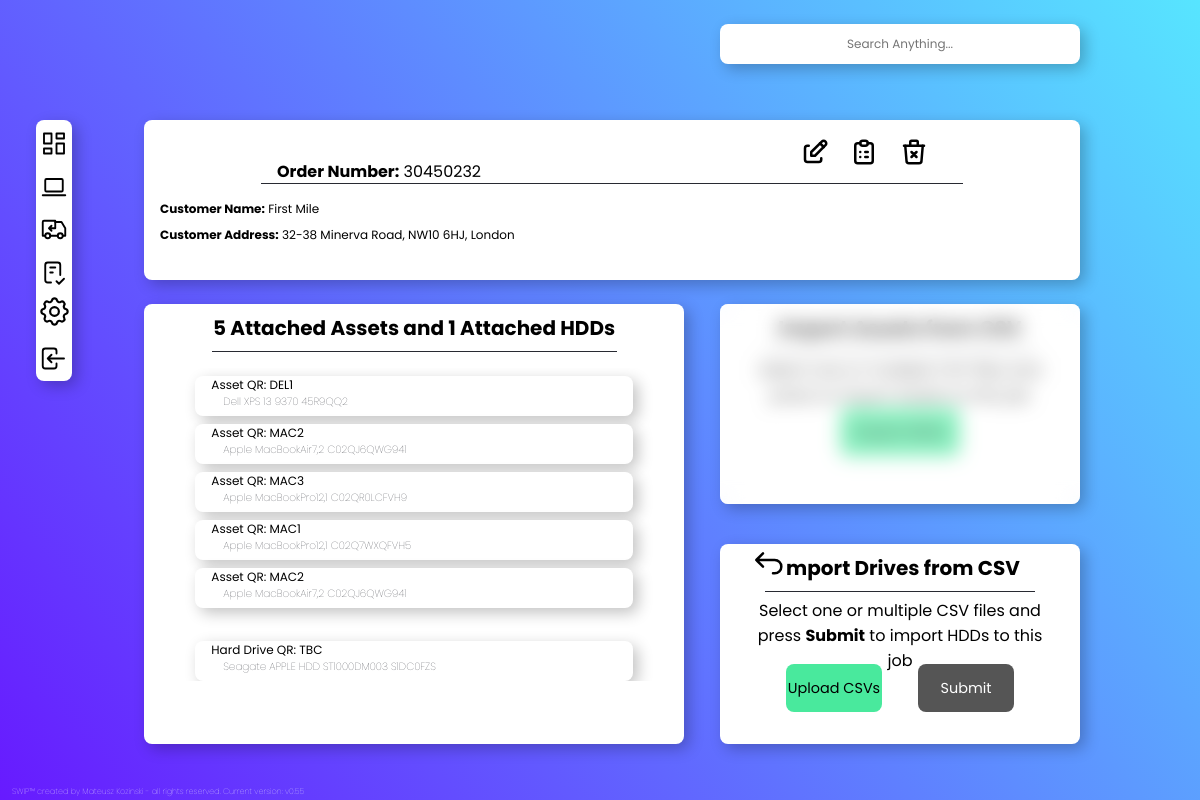
Screenshot of /importhddtoorder/1/ with the database file from the repository.
### SWIPapp/models.py (models this page shows, shortened)
class Order(models.Model):
    Order_Number = models.CharField(max_length=100)
    Customer = models.CharField(max_length=100, default='')
    Customer_Address = models.TextField(max_length=300, default='')
    Created = models.DateTimeField(auto_now_add=True) #this is currently broken - works on import but updating returns error if null=False for some reason
    Updated = models.DateTimeField(auto_now_add=True) #this is currently broken - works on import but updating returns error if null=False for some reason
    class Meta:
        ordering =['-Updated', '-Created']

class Asset(models.Model):
    Order_Number = models.ForeignKey(Order, on_delete=models.CASCADE, null=True, blank=True)
    Asset_QR = models.CharField(max_length=100, default='')
    Asset_QR_Img = models.ImageField (upload_to='SWIPapp\static\SWIPapp\images\qr_codes', blank=True, null=True)
    Type = models.CharField(max_length=100, default='', null=True, blank=True)
    Make = models.CharField(max_length=100, default='',null=True, blank=True)
    Model = models.CharField(max_length=100, default='',null=True, blank=True)
    Serial_Number = models.CharField(max_length=100, default='',null=True, blank=True)
    CPU = models.CharField(max_length=100, default='',null=True, blank=True)
    RAM = models.FloatField(null=True, blank=True)
    Storage = models.CharField(max_length=100, default='',null=True, blank=True)
    Storage_Serial_Number = models.CharField(max_length=100, default='',null=True, blank=True)
    Storage_Capacity = models.FloatField(null=True, blank=True)
    Storage_Type = models.CharField(max_length=100, default='',null=True, blank=True)
    GPU = models.CharField(max_length=100, default='',null=True, blank=True)
    Motherboard_Test = models.CharField(max_length=100, default='',null=True, blank=True)
    CPU_Test = models.CharField(max_length=100, default='',null=True, blank=True)
    RAM_Test = models.CharField(max_length=100, default='',null=True, blank=True)
    Wipe_Method = models.CharField(max_length=100, default='',null=True, blank=True)
    Wipe_Start_Time = models.CharField(max_length=100, default='',null=True, blank=True)
    Wipe_End_Time = models.CharField(max_length=100, default='',null=True, blank=True)
    Wipe_Result = models.CharField(max_length=100, default='',null=True, blank=True)
    Weight = models.FloatField(null=True, blank=True, default='0')
    Operating_System = models.CharField(max_length=100, default='Not Installed',null=True, blank=True)
    Screen_Size = models.CharField(max_length=10, default='N/A',null=True, blank=True)
    Screen_Resolution = models.CharField(max_length=10, default='N/A',null=True, blank=True)
    Ecommerce_Title = models.CharField(max_length=80, default='', null=True, blank=True)
    Ecommerce_Category = models.CharField(max_length=35, default='', null=True, blank=True)
    Ecommerce_Condition = models.CharField(max_length=20, default='', null=True, blank=True)
    Ecommerce_Condition_Description = models.CharField(max_length=1000, default='', null=True, blank=True)
    Ecommerce_Item_Description = models.CharField(max_length=1000, default='', null=True, blank=True)
    Ecommerce_Price = models.FloatField(null=True, blank=True, default='0')
    Ecommerce_SuitableFor = models.CharField(max_length=200, default='', null=True, blank=True)
    Ecommerce_FormFactor = models.CharField(max_length=35, default='', null=True, blank=True)
    Ecommerce_Features = models.CharField(max_length=200, default='', null=True, blank=True)
    Ecommerce_Connectivity = models.CharField(max_length=200, default='', null=True, blank=True)
    Created = models.DateTimeField(auto_now_add=True, null=True) #this is currently broken - works on import but updating returns error if null=False for some reason
    Updated = models.DateTimeField(auto_now_add=True, null= True) #this is currently broken - works on import but updating returns error if null=False for some reason

class HDD(models.Model):
    Order_Number = models.ForeignKey(Order, on_delete=models.CASCADE, null=True, blank=True)
    Asset_QR = models.CharField(max_length=100, default='')
    Asset_QR_Img = models.ImageField (upload_to='main\static\lessapp\images\qr_codes', blank=True, null=True)
    Storage = models.CharField(max_length=100, default='',null=True, blank=True)
    Storage_Serial_Number = models.CharField(max_length=100, default='',null=True, blank=True)
    Storage_Capacity = models.CharField(max_length=100, default='',null=True, blank=True)
    Wipe_Method = models.CharField(max_length=100, default='',null=True, blank=True)
    Wipe_Start_Time = models.CharField(max_length=100, default='',null=True, blank=True)
    Wipe_End_Time = models.CharField(max_length=100, default='',null=True, blank=True)
    Wipe_Result = models.CharField(max_length=100, default='',null=True, blank=True)
    Created = models.DateTimeField(auto_now_add=True, null=True) #this is currently broken - works on import but updating returns error if null=False for some reason
    Updated = models.DateTimeField(auto_now_add=True, null= True) #this is currently broken - works on import but updating returns error if null=False for some reason
    class Meta:
        ordering =['-Updated', '-Created']

### SWIPapp/views.py (the view, shortened to what this page needs)
# urls.py: path('importhddtoorder/<str:id>/', views.importhddtoorder, name='importhddtoorder'),
def importhddtoorder(request,id):
    order = Order.objects.get(id=id)
    asset = Asset.objects.filter(Order_Number_id=order)
    OrderID = Order.objects.filter(id=id).values('id')[0]['id']
    date = datetime.now()
    hdd = HDD.objects.filter(Order_Number_id=order)
    assetcount = Asset.objects.filter(Order_Number_id=order).count
    hddcount = HDD.objects.filter(Order_Number_id=order).count
    context = {'order':order,
                'asset':asset,
                'hdd':hdd,
                'assetcount':assetcount,
                'hddcount':hddcount,
                }
    return render(request, 'SWIPapp/importhddtoorder.html', context)

### SWIPapp/templates/SWIPapp/importhddtoorder.html (shortened to what this page needs)
{% extends "SWIPapp/navbar.html" %}
{% load static %}
{%block content%}
<div class="orderinfo">
    <div class='listtitle2'>
        <p class="topinfo"><b>Order Number:</b> {{order.Order_Number}}</p>
      <div class="buttonlabels3">
        <div class="assetbutton" id='delicon'>  <a class="assset-link" href='/deleteorder/{{order.id}}'></a></div>
         <div class="assetbutton" id='editicon'>  <a class="assset-link" href='/updateorder/{{order.id}}'></a></div>
        <div class="assetbutton" id='repicon'>  <a class="assset-link" href='/orderreport/{{order.id}}'></a></div>
      </div>
    </div>
<div class='orderdetails'>
<p class="maininfo"> <b>Customer Name:</b> {{order.Customer}} </p>
<p class="maininfo"> <b>Customer Address:</b> {{order.Customer_Address}} </p>
</div>
<div class="attachedassets">
    <div class='listtitle'>
        <h4> {{assetcount}} Attached Assets and {{hddcount}} Attached HDDs </h4>
    </div>
    <div class='listcontainer'>
        {%for i in asset %}
        <a href='/asset/{{i.id}}'>
            <div class="listitem shake">
                <p class="maininfo"> Asset QR: {{i.Asset_QR}}</p>
                <p class="moreinfo">{{i.Make}} {{i.Model}} {{i.Serial_Number}} </p>
            </div>
        </a>
        {% endfor %}
        <br>
        {%for j in hdd%}
        <div class="listitem shake">
            <p class="maininfo"> Hard Drive QR: {{j.Asset_QR}}</p>
            <p class="moreinfo">{{j.Storage}} {{j.Storage_Serial_Number}}</p>
        </div>
        {% endfor %}
</div>
<div class="attachtoorder">
    <div class = "smallglasshdd"></div>
    <div class='listtitle'>
        <h4> Import Assets from CSV</h4>
    </div>
    <p class="explanation"> Select one or multiple CSV files and press to import Assets to this job </p>
    <button class= "uploadlabel2">Import HDDs</button>
</div>
<div class="attachhddtoorder" >
    <div class="buttonlabels4">
        <div class="assetbutton" id="backicon">
            <a class="assset-link" href='/order/{{order.id}}'>
            </a>
        </div>
    </div>
    <div class='listtitle'>
        <h4> Import Drives from CSV</h4>
    </div>
    <p class="explanation"> Select one or multiple CSV files and press <b>Submit</b> to import HDDs to this job </p>
    <form method="POST" action-"/" enctype="multipart/form-data">
        <div class="buttons">
        <label class="uploadlabel" for="files">Upload CSVs</label>
        <br><br>
        <button type="submit" class = "submitbtn2", name="save">Submit</button>
        </div>
    </form>
</div>
{% endblock %}

### rows the page displays
Order: Order_Number "30450232", Customer "First Mile", Customer_Address "32-38 Minerva Road, NW10 6HJ, London"
Asset: Asset_QR "DEL1", Make "Dell", Model "XPS 13 9370", Serial_Number "45R9QQ2"
Asset: Asset_QR "MAC2", Make "Apple", Model "MacBookAir7,2", Serial_Number "C02QJ6QWG941"
Asset: Asset_QR "MAC3", Make "Apple", Model "MacBookPro12,1", Serial_Number "C02QR0LCFVH9"
Asset: Asset_QR "MAC1", Make "Apple", Model "MacBookPro12,1", Serial_Number "C02Q7WXQFVH5"
Asset: Asset_QR "MAC2", Make "Apple", Model "MacBookAir7,2", Serial_Number "C02QJ6QWG941"
HDD: Asset_QR "TBC", Storage "Seagate APPLE HDD ST1000DM003", Storage_Serial_Number "S1DC0FZS"

### other values shown
{{ assetcount }} "5"
{{ hddcount }} "1"
